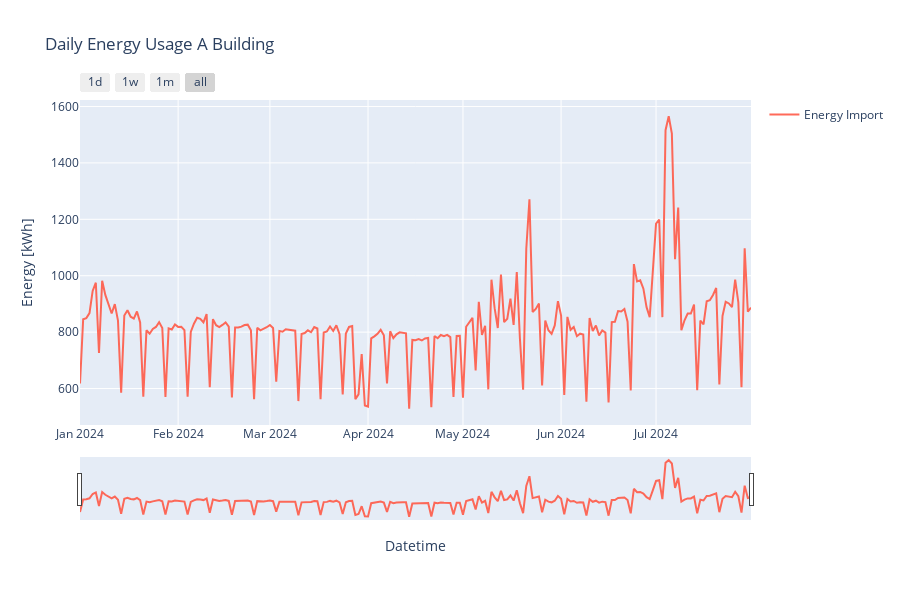

The code cell stored with this chart in its notebook:
### Markdown cell above
## Anomaly Detection

### Code cell
daily_a = pipe.get_daily_consumption(BuilingIdsEnum.A)
# select juli 2024
daily_a_selected = daily_a[(daily_a['timestamp'] >= '2024-01-01') & (daily_a['timestamp'] < '2024-08-01')]
plot_cols =[
    ColumnParam("value_import", "Energy Import"),
]
plot_energy_usage(daily_a_selected, plot_cols,
                  titel="Daily Energy Usage A Building",
                  yaxis_title="Energy [kWh]",
                  tozeroy=False,
                  )

### Figure 1 — Plotly figure (JSON) as saved in the notebook; plotly's stock layout.template omitted (floating-point values rounded to 4 significant figures; data arrays with more than 128 entries replaced by an {"elided": "..."} marker saying what was removed)
{"data": [{"line": {"color": "rgba(255, 90, 71, 0.9)"}, "mode": "lines", "name": "Energy Import", "type": "scatter", "x": {"elided": "213 str values"}, "y": {"elided": "213 float values"}}], "layout": {"height": 600, "hovermode": "x unified", "showlegend": true, "title": {"text": "Daily Energy Usage A Building"}, "xaxis": {"rangeselector": {"buttons": [{"count": 1, "label": "1d", "step": "day", "stepmode": "backward"}, {"count": 7, "label": "1w", "step": "day", "stepmode": "backward"}, {"count": 1, "label": "1m", "step": "month", "stepmode": "backward"}, {"step": "all"}]}, "rangeslider": {"visible": true}, "title": {"text": "Datetime"}, "type": "date"}, "yaxis": {"title": {"text": "Energy [kWh]"}}}}
